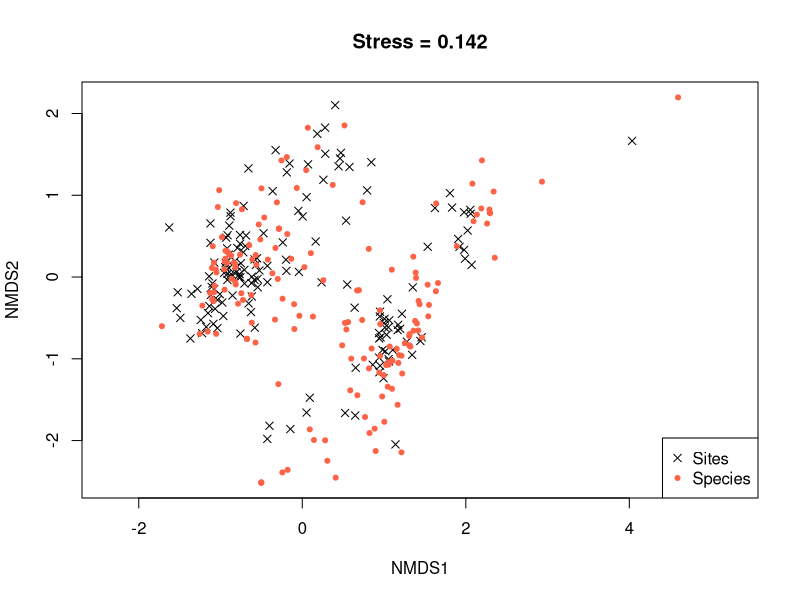
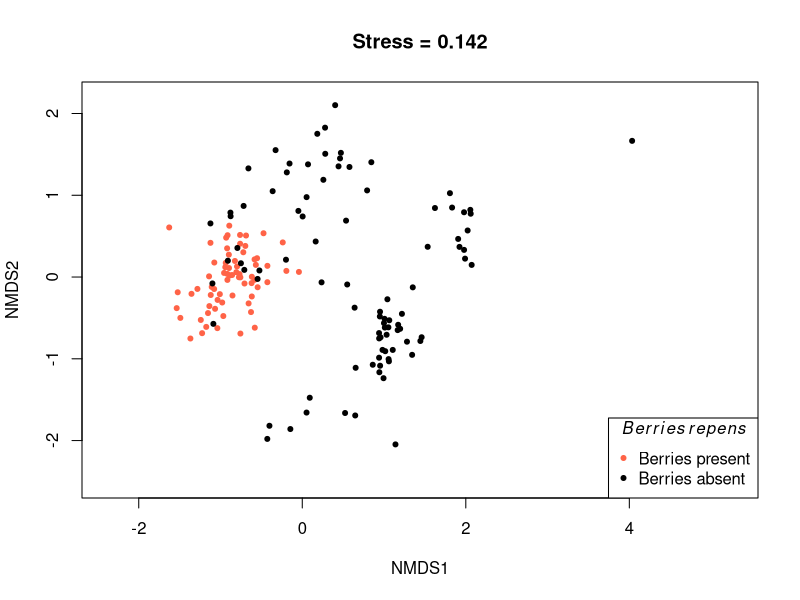
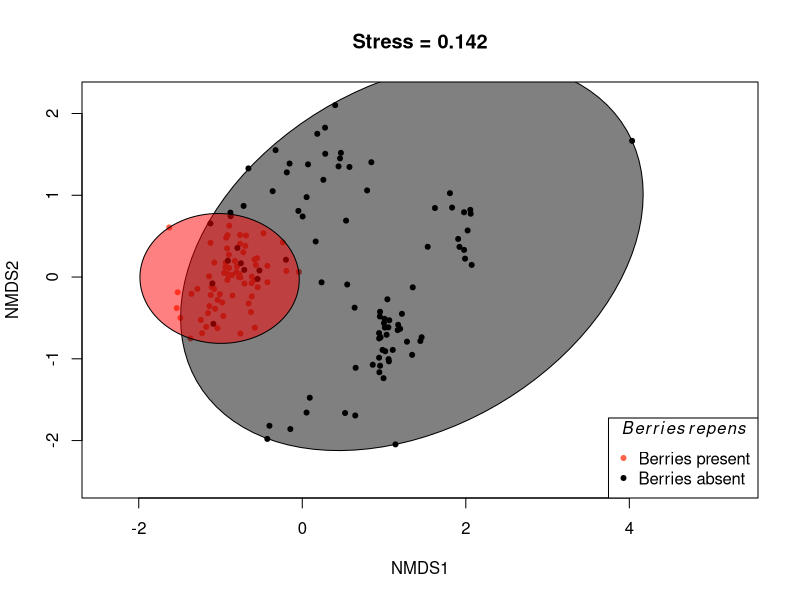
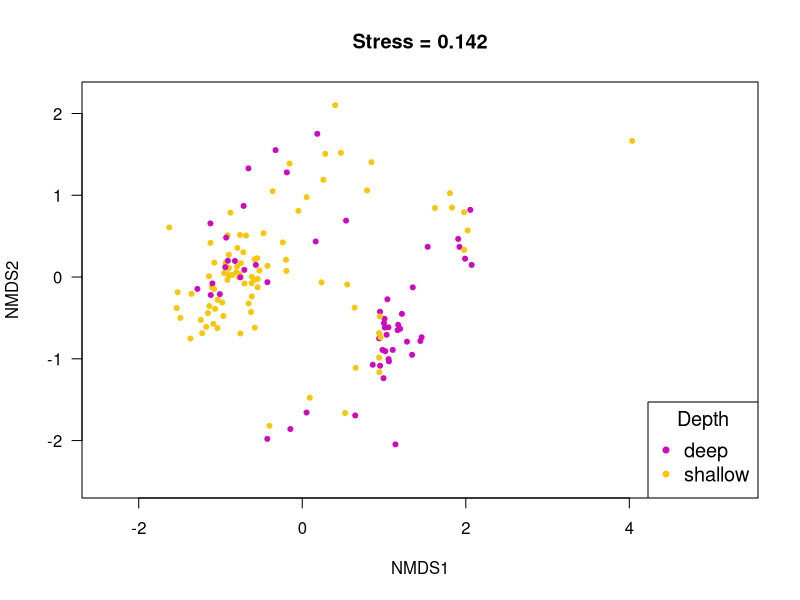
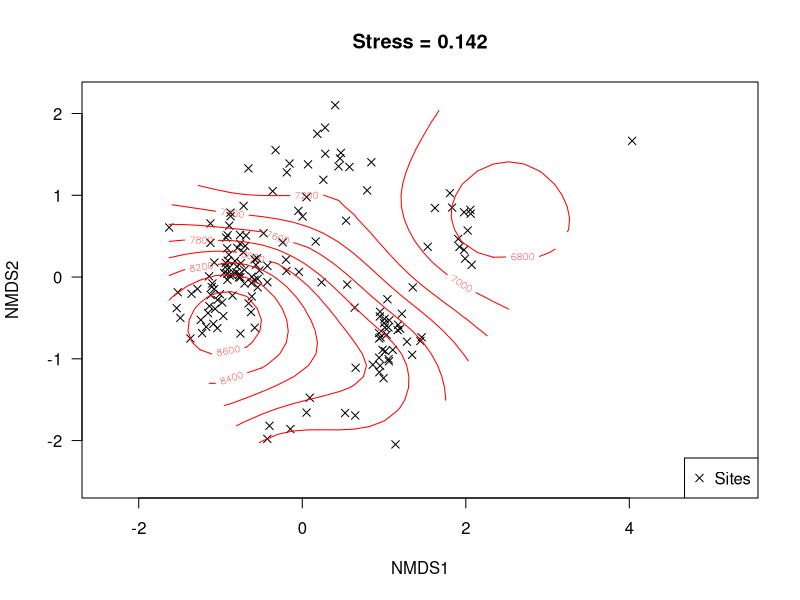
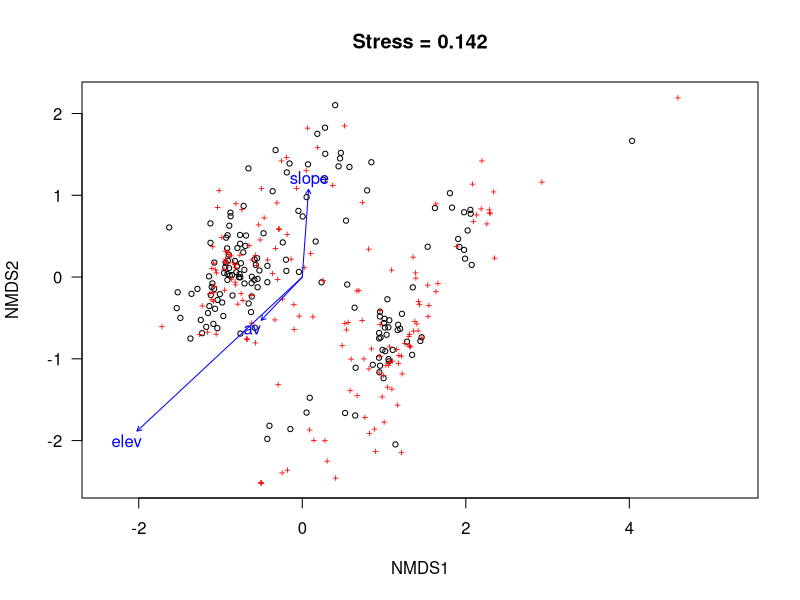
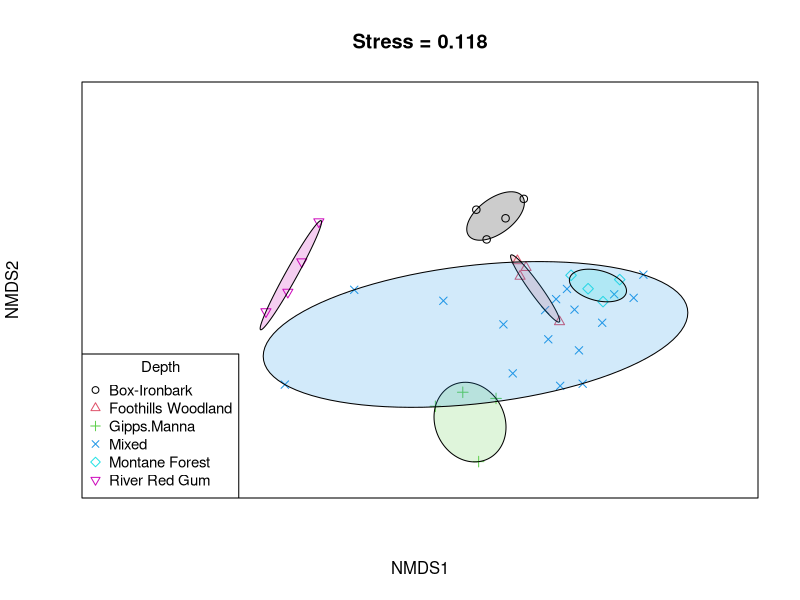

The R script that drew these images, in order:
## ---- chunk 1
knitr::opts_chunk$set(echo = TRUE)
library(vegan)

## ---- chunk 2
veg = read.csv("bryceveg.txt", header=TRUE, sep=' ', row.names=1)
sites = read.csv("brycesite.txt", header=TRUE, sep=' ', row.names=1)

## ---- chunk 3
# k=2 means do this in 2 dimensions
bc.nmds = metaMDS(comm = veg, distance = "bray", k = 2, trace = 0)

bc.nmds
## ---- chunk 4
pl = ordiplot(
  bc.nmds, 
  type='none', 
  main=paste0( # plot title
    'Stress = ', 
    round(bc.nmds$stress,dig=3)
    )
  )

points(pl, what='sites', col="black", pch=4) # add points for the sites

points(pl, what='species', col='tomato', pch=20) # add points for the species

legend( # add legend at bottom
  'bottomright', 
  legend=c('Sites', 'Species'), 
  col=c('black', 'tomato'), 
  pch=c(4,20)
  )
## ---- chunk 5


## ---- chunk 6
pl = ordiplot(
  bc.nmds, 
  type='none', 
  main=paste0( # plot title
    'Stress = ', 
    round(bc.nmds$stress,dig=3)
    )
  )

# add points for sites where berries present
points(pl, veg$berrep>0, what='sites', col="tomato", pch=20)

# add points for sites where berries absent
points(pl, veg$berrep == 0, what='sites', col='black', pch=20)

legend( # add legend at bottom
  'bottomright', 
  legend=c('Berries present', 'Berries absent'), 
  col=c('tomato', 'black'), 
  pch=c(20,20),
  title=expression(italic(Berries ~ repens))
  )

## ---- chunk 7
pl = ordiplot(
  bc.nmds, 
  type='none', 
  main=paste0( # plot title
    'Stress = ', 
    round(bc.nmds$stress,dig=3)
    )
  )

# add points for sites where berries present
points(pl, veg$berrep>0, what='sites', col="tomato", pch=20)

# add points for sites where berries absent
points(pl, veg$berrep == 0, what='sites', col='black', pch=20)

legend( # add legend at bottom
  'bottomright', 
  legend=c('Berries present', 'Berries absent'), 
  col=c('tomato', 'black'), 
  pch=c(20,20),
  title=expression(italic(Berries ~ repens))
  )

# add an outline where the groups are found.
ordiellipse(
  bc.nmds, 
  kind='ehull', # how to include points, this means all (?)
  draw="polygon", 
  groups=veg$berrep>0, 
  col=c('black', 'red'), 
  label=F
  )

## ---- chunk 8
# make the depth column a factor
sites$depth = as.factor(sites$depth)

pl = ordiplot(
  bc.nmds, 
  type='none', 
  main=paste0( # plot title
    'Stress = ', 
    round(bc.nmds$stress,dig=3)
    ),
  las = 1
  )

# add points colored by sites column
# this gives me color number 5 and 6, change the addition to change the color 
# pair
points(pl, what='sites', col=as.numeric(sites$depth)+5, pch=20)

legend( # add legend at bottom
  'bottomright', 
  legend=levels(sites$depth),
  col=6:7, # make the colors match the points
  pch=20,
  cex=1.2,
  title="Depth"
  )

## ---- chunk 9
pl = ordiplot(
  bc.nmds, 
  type='none', 
  main=paste0( # plot title
    'Stress = ', 
    round(bc.nmds$stress,dig=3)
    ),
  las = 1
  )

# add points colored by sites column
# this gives me color number 5 and 6, change the addition to change the color 
# pair
points(pl, what='sites', col='black', pch=4)

legend( # add legend at bottom
  'bottomright', 
  legend="Sites",
  col='black', # make the colors match the points
  pch=4,
  )

# add contour markers for elevation of site
ordisurf(bc.nmds, sites$elev, main='', add=TRUE)
## ---- chunk 10
ef2 = envfit(bc.nmds, sites[,c('elev', 'av', 'slope')])
ef2
## ---- chunk 11
ordiplot(
  bc.nmds, 
  main=paste0(
    "Stress = ", 
    round(bc.nmds$stress, dig=3)), 
  las=1
  )

plot(ef2)

## ---- chunk 12
bird = read.csv("macnally_full2.csv", header=TRUE, sep=',', row.names=1)
bird$HABITAT = as.factor(bird$HABITAT)

## ---- chunk 13
bird.nmds = metaMDS(comm = bird[c(-1,-2)], distance = "bray", k = 2, trace = 0)

bird.nmds
## ---- chunk 14
bird.plot = ordiplot(
  bird.nmds, 
  type='none', 
  main=paste0( # plot title
    'Stress = ', 
    round(bird.nmds$stress,dig=3) # add stress label to title
    ),
  xaxt='none', # remove tick marks from NMDS plots 
  yaxt='none'
  ) 

# add data points
points(
  bird.plot, 
  what='sites', 
  col=as.numeric(bird$HABITAT), # color by habitat
  pch=as.numeric(bird$HABITAT) # shape by habitat
  )

legend( # add legend at bottom left
  'bottomleft', 
  legend=levels(bird$HABITAT),
  col=1:6, # make the colors match the points
  pch=1:6, # make the shapes match
  cex=0.9,
  title="Depth"
  )

ordiellipse(
  bird.nmds, 
  kind='ehull', # how to include points, this means all (?)
  draw="polygon", 
  col=1:6,
  alpha=0.2,
  groups=bird$HABITAT, 
  label=F
  )

